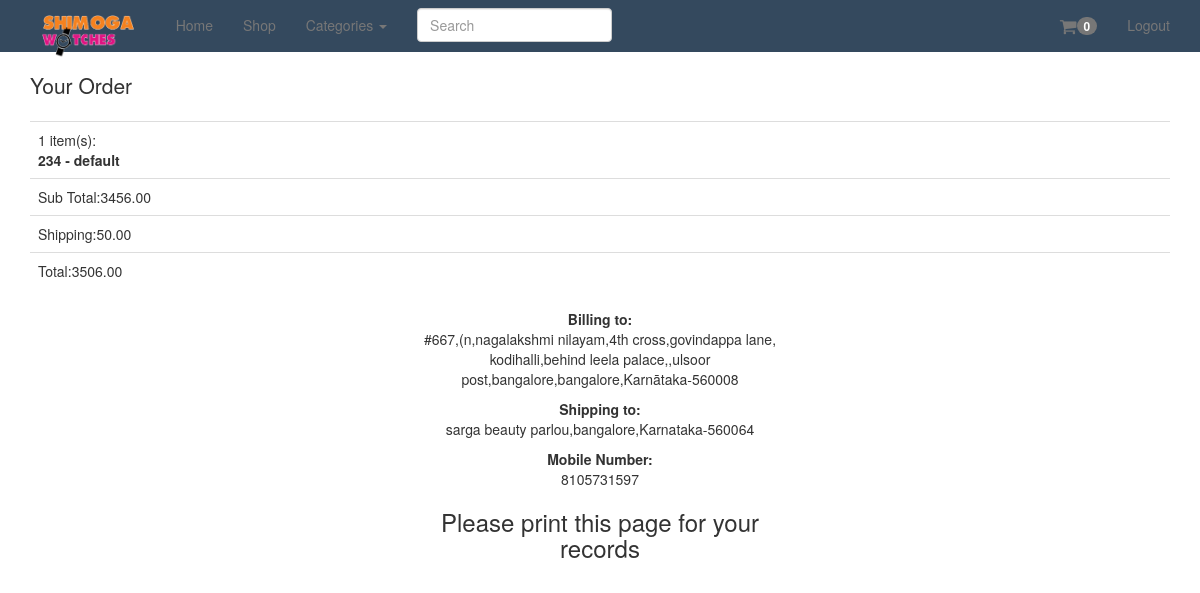
The app's page /orders/57/ (signed in) with its own data.
### orders/models.py (models this page shows, shortened)
class Order(models.Model):
	status=models.CharField(max_length=120, choices=ORDER_STATUS_CHOICES, default='Created')
	cart=models.ForeignKey(Cart)
	user=models.ForeignKey(UserCheckout,null=True)
	billing_address=models.ForeignKey(UserAddress,related_name="billing_address",null=True)
	shipping_address=models.ForeignKey(UserAddress,related_name="shipping_address",null=True)
	shipping_total_price=models.DecimalField(decimal_places=2,max_digits=50,default=50)
	order_total=models.DecimalField(decimal_places=2,max_digits=50)
	class Meta:
		ordering=['-id']

class UserAddress(models.Model):
	user=models.ForeignKey(UserCheckout)
	type=models.CharField(max_length=120,choices=ADDRESS_TYPE)
	mobileNumber=models.CharField(max_length=120,null=True,blank=True)
	street=models.CharField(max_length=120)
	city=models.CharField(max_length=120)
	state=models.CharField(max_length=120)
	zipcode=models.CharField(max_length=120)
	def get_address(self):
		return ("%s,%s,%s-%s" %(self.street,self.city,self.state,self.zipcode))
	def get_mobile_number(self):
		return("%s"%(self.mobileNumber))

### carts/models.py (models this page shows, shortened)
class Cart(models.Model):
	user = models.ForeignKey(settings.AUTH_USER_MODEL,null=True,blank=True)
	items = models.ManyToManyField(variation,through=CartItem)
	timestamp=models.DateTimeField(auto_now_add=True, auto_now=False)
	updated=models.DateTimeField(auto_now_add=False, auto_now=True)
	subtotal=models.DecimalField(max_digits=50,decimal_places=2,default=0.00)
	taxtotal=models.DecimalField(max_digits=50,decimal_places=2,default=0.00)
	total=models.DecimalField(max_digits=50,decimal_places=2,default=0.00)
	taxpercent=models.DecimalField(max_digits=50,decimal_places=5,default=0.00)

class CartItem(models.Model):
	cart=models.ForeignKey('Cart')
	item=models.ForeignKey(variation)
	quantity=models.PositiveIntegerField(default=1)
	line_item_total=models.DecimalField(max_digits=10,decimal_places=2)

### products/models.py (models this page shows, shortened)
class variation(models.Model):
	products=models.ForeignKey(products)
	title=models.CharField(max_length=120)
	price=models.DecimalField(decimal_places=2,max_digits=20)
	sale_price=models.DecimalField(decimal_places=2,max_digits=20,null=True,blank=True)
	active=models.BooleanField(default=True)
	inventory=models.IntegerField(null=True,blank=True)
	def get_title(self):
		return "%s - %s" %(self.products.title,self.title)

class products(models.Model):
	title=models.CharField(max_length=120)
	fancy_title=models.CharField(max_length=120,default="Trendy Watch")
	description=models.TextField(blank=True,null=True)
	color=models.CharField(max_length=120,blank=True,null=True)
	gender=models.CharField(max_length=120,choices=gender_choices,default="Mens")
	price=models.DecimalField(decimal_places=2,max_digits=20)
	active=models.BooleanField(default=True)
	objects=ProductManager()
	categories=models.ManyToManyField('category',blank=True)
	default=models.ForeignKey('category',related_name="default_category",null=True,blank=True)
	class Meta:
		ordering=['-id']

### orders/views.py (the view)
# urls.py: url(r'^orders/(?P<pk>\d+)/$',OrderDetail.as_view(), name='order_detail' ),
class OrderDetail(DetailView):
	model=Order
	def dispatch(self,request,*args,**kwargs):
		try:
			user_check_id=self.request.session.get('user_checkout_id')
			user_checkout=UserCheckout.objects.get(id=user_check_id)
		except UserCheckout.DoesNotExist:
			user_checkout=UserCheckout.objects.get(user=request.user)
		except:
			user_checkout=None
		obj=self.get_object()
		if obj.user==user_checkout and user_checkout is not None:
			return super(OrderDetail,self).dispatch(request,*args,**kwargs)
		else:
			raise Http404

### orders/templates/orders/order_detail.html
{% extends 'base.html' %}
{% block content %}
{% include 'orders/order_summary_short.html' with order=order %}
<h3>Please print this page for your records</h3>
{% endblock %}

### orders/templates/orders/order_summary_short.html
<p class="lead">
Your Order</p>
<table class="table">
<tr><td>{{order.cart.cartitem_set.count}}   item(s):<br/>{% for i in order.cart.cartitem_set.all %}
<b>{{ i.item.get_title }}</b><br/>
{% endfor %}
</td></tr>
<tr><td>Sub Total:{{order.cart.total}}</td></tr>
<tr><td>Shipping:{{order.shipping_total_price}}</td></tr>
<tr><td>Total:{{order.order_total}}</td></tr>
	</table>
</div>
<div class="col-sm-4 col-sm-offset-4 text-center">
<p><b> Billing to: </b>
<br/>
{{order.billing_address.get_address}}
</p>
<p><b> Shipping to: </b>
<br/>
{{order.shipping_address.get_address}}
</p>
<p><b> Mobile Number: </b>
<br/>
{{order.shipping_address.get_mobile_number}}
</p>

### static_in_pro/our_static/css/navbar-static-top.css (style rules this page uses)
body { min-height: 1000px; }

### records on screen
Order: cart.cartitem_set.count "1", cart.total "3456.00", shipping_total_price "50.00", order_total "3506.00", billing_address.get_address "#667,(n,nagalakshmi nilayam,4th cross,govindappa lane, kodihalli,behind leela palace,,ulsoor post,bangalore,bangalore,Karnātaka-560008", shipping_address.get_address "sarga beauty parlou,bangalore,Karnataka-560064", shipping_address.get_mobile_number "8105731597"
CartItem: item.get_title "234 - default"
